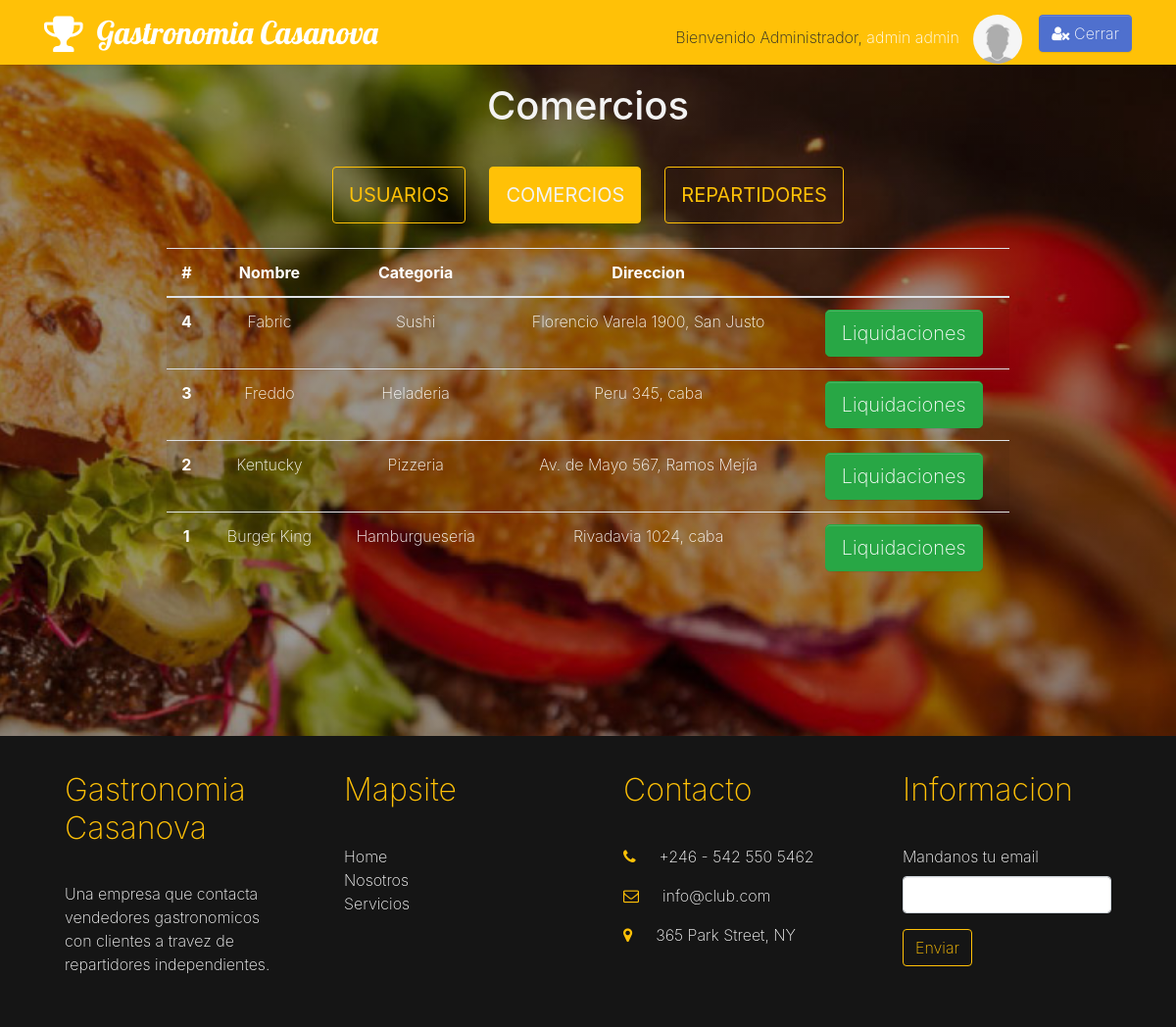
The page /liquidacion/verComercios (signed in) on the database its author committed.
### tables this page shows
CREATE TABLE `comercio` (
  `id` int(11) NOT NULL,
  `razonSocial` varchar(100) NOT NULL,
  `puntoDeVenta` varchar(200) NOT NULL,
  `categoria` varchar(50) NOT NULL,
  `zonaCobertura` varchar(50) NOT NULL,
  `tiempo_estimado` int(11) DEFAULT NULL,
  `tel` varchar(20) DEFAULT NULL,
  `mailto` varchar(100) DEFAULT NULL,
  `activo` tinyint(1) DEFAULT NULL
);

### core/view.php (called while the page is built, shortened)
<?php
class View{
    private $path;
    public function __construct(){
        $this->path = Path::getInstance();
    }
    function generate($content_view, $template_view, $data = null){
        include $this->path->getPath("view", $template_view );
    }
}

### application/controller/controller_liquidacion.php (called while the page is built, shortened)
<?php
class Controller_Liquidacion extends Controller{
    function verComercios(){
        $data = $this->model->verComercios();
        $this->view->generate('admin_verComercios_view.php', 'template_view.php', $data);
    }
}
?>

### index.php (called while the page is built, shortened)
<?php
require_once 'core/view.php';
$router = new Router($_SERVER['REQUEST_URI']);
$router->start();

### application/dao/daoComercio.php (called while the page is built, shortened)
<?php
	class daoComercio{
	public function getAllComercios(){
		$conexion = new Conexion();
		$conn=$conexion->conectar();
		$SQL= "	SELECT *
				FROM comercio
				WHERE activo = 1
				ORDER BY id desc";
		$result = mysqli_query($conn, $SQL) ;
		if($result){
			while($rows=mysqli_fetch_assoc($result) ){
			$arrayDeComercios[$rows['id']] = $rows;
        	}
        	return $arrayDeComercios;
		}
	}
}
?>

### application/model/model_liquidacion.php (called while the page is built, shortened)
<?php
include 'application/dao/daoComercio.php';
class Model_Liquidacion extends Model{
	public function verComercios(){
		$daoComercio = new daoComercio();
       	$data = $daoComercio->getAllComercios();
        return $data;
	}
}

### application/view/admin_verComercios_view.php (the view, shortened to what this page needs)
<div class="py-5 text-white text-center" style="background-image: linear-gradient(to bottom, rgba(0, 0, 0, .40), rgba(0, 0, 0, .40)), url(/application/resources/img/fondoItem.jpg);	background-position: right bottom;	background-size: cover;	background-repeat: repeat; background-attachment: fixed;">
	<div class="container">
		<div class="row">
			<div class="mx-auto col-md-10 p-4">
				<div class="row">
					<div class="col-12 text-light">
						<h1>Comercios</h1><br>
					</div>
				</div>
			<nav class="navbar navbar-expand-md navbar-light nav nav-pills nav-fill">
					<div class="container justify-content-center">
						<div class="collapse navbar-collapse text-center justify-content-center" id="navbar3">
							<ul class="navbar-nav">
								<li class="nav-item nav-link mx-2 border border-warning"> <a class="nav-link navbar-brand mr-0 text-warning" href="/usuario/listado">
									<b> USUARIOS</b></a>
								</li>
								<li class="nav-item nav-link active mx-2 border border-warning"> <a class="nav-link navbar-brand mr-0 text-light" href="/liquidacion/verComercios">
									<b> COMERCIOS</b></a>
								</li>
								<li class="nav-item nav-link  mx-2 border border-warning"> <a class="nav-link navbar-brand mr-0 text-warning" href="/liquidacion/verRepartidores">
									<b> REPARTIDORES</b></a>
								</li>
							</ul>
						</div>
					</div>
				</nav>
				<div class="row">
					<div class="col-md-12 p-3">
						<?php
					if(isset($data)){
						echo "
							<table class='table table-striped'>
							  <thead>
							    <tr>
							      <th scope='col'>#</th>
							      <th scope='col'>Nombre</th>
							      <th scope='col'>Categoria</th>
							      <th scope='col'>Direccion</th>
							      <th scope='col'></th>
							    </tr>
							  </thead>
							  <tbody>";
						foreach ($data as $id => $comercio) {
					echo "<tr>
							<th scope='row'>$id</th>
							<td> $comercio[razonSocial] </td>
							<td>$comercio[categoria]</td>
							<td>$comercio[puntoDeVenta]</td>
							<td>
								<a type='button' href='/liquidacion/verLiquidaciones?id_comercio=$id' class='btn btn-success btn-lg'>
							      		Liquidaciones
							    </a>
							</td>";
							echo"</tr>";
						}
						echo "
							  </tbody>
							</table>
						";
					}
					else
						echo "LIQUIDACION NO REALIZADA";
					?>
					</div>
				</div>
			</div>
		</div>
	</div>
</div>

### application/resources/css/estiloMapa.css (style rules this page uses)
html, body { height: 100%; margin: 0; padding: 0; }

### rows shown on the page
comercio: id "4", razonSocial "Fabric", categoria "Sushi", puntoDeVenta "Florencio Varela 1900, San Justo"
comercio: id "3", razonSocial "Freddo", categoria "Heladeria", puntoDeVenta "Peru 345, caba"
comercio: id "2", razonSocial "Kentucky", categoria "Pizzeria", puntoDeVenta "Av. de Mayo 567, Ramos Mejía"
comercio: id "1", razonSocial "Burger King", categoria "Hamburgueseria", puntoDeVenta "Rivadavia 1024, caba"

### other values the page prints
WEBNAME "Gastronomia Casanova"
$_SESSION['user']['rol'] "Administrador"
$_SESSION['user']['nombre'] "admin"
$_SESSION['user']['apellido'] "admin"
